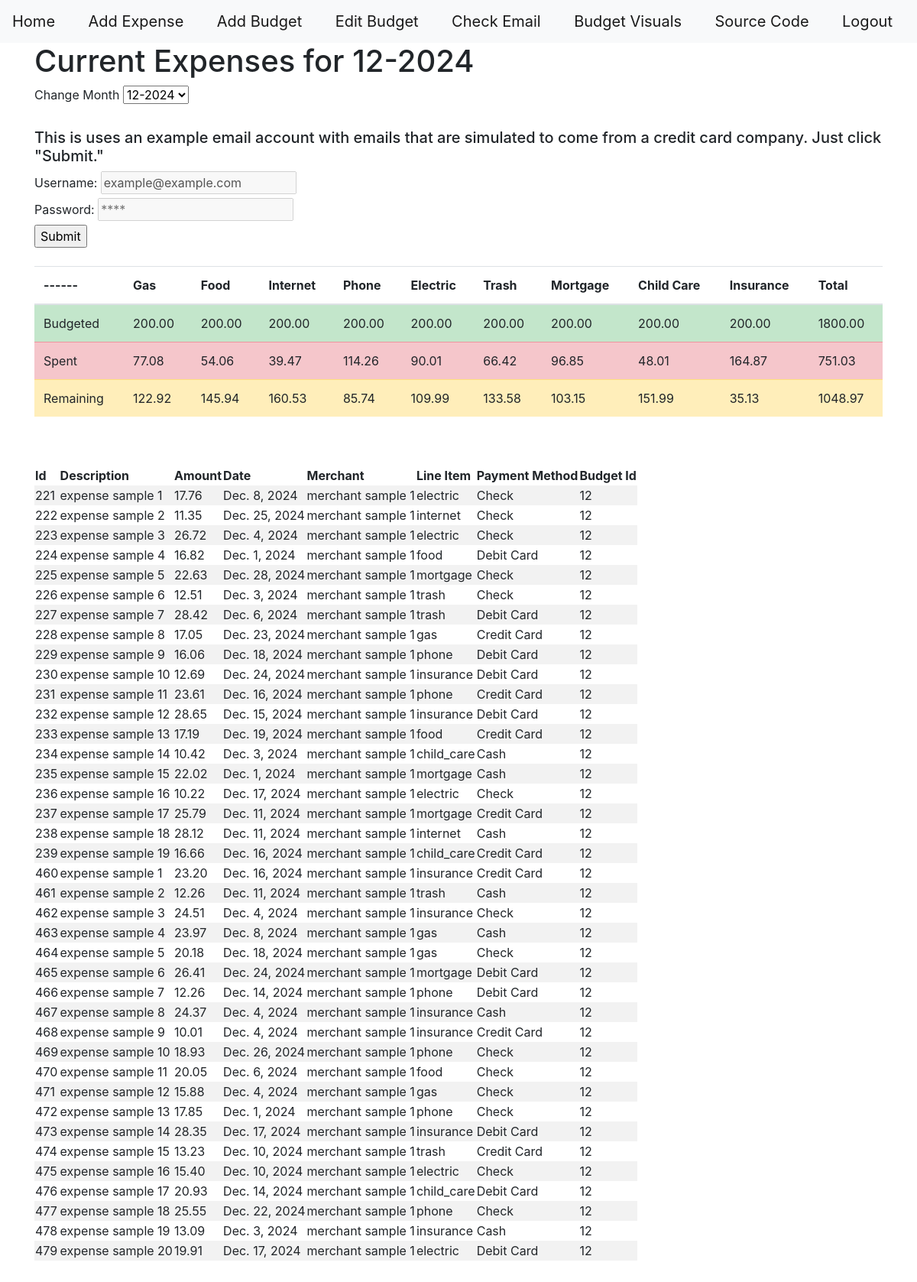
The page /budget/check_email/ on the database its author committed.
### budget/models.py (models this page shows)
class Budget(models.Model):
    budget_month = models.CharField(blank=False, max_length=7, unique=True, null=False)
    gas = models.DecimalField(blank=False, decimal_places=2, max_digits=6, null=False)
    food = models.DecimalField(blank=False, decimal_places=2, max_digits=6, null=False)
    internet = models.DecimalField(blank=False, decimal_places=2, max_digits=6, null=False)
    phone = models.DecimalField(blank=False, decimal_places=2, max_digits=6, null=False)
    electric = models.DecimalField(blank=False, decimal_places=2, max_digits=6, null=False)
    trash = models.DecimalField(blank=False, decimal_places=2, max_digits=6, null=False)
    mortgage = models.DecimalField(blank=False, decimal_places=2, max_digits=6, null=False)
    child_care = models.DecimalField(blank=False, decimal_places=2, max_digits=6, null=False)
    insurance = models.DecimalField(blank=False, decimal_places=2, max_digits=6, null=False)
    def __get_columns(self):
        return [key for key in self.__dict__.keys() if key not in ('_state', 'id', 'budget_month')]
    def table_columns(self):
        return self.__get_columns() + ['Total']
    def totals(self):
        columns = {key: self.__dict__[key] for key in self.__get_columns()}
        columns['Total'] = sum(columns.values())
        return columns
    def spent(self):
        totals = self.totals()
        expenses = Expense.objects.filter(budget_id=self.id)
        spent = {key: 0 for key in totals.keys()}
        for expense in expenses:
            if expense.line_item in spent.keys():
                spent[expense.line_item] += expense.amount
                spent['Total'] += expense.amount
        return spent
    def remaining(self):
        totals = self.totals()
        spent = self.spent()
        return {key: totals[key] - spent[key] for key in totals.keys()}

class Expense(models.Model):
    current_month = datetime.now().strftime("%-m-%Y")
    try:
        current_budget = Budget.objects.filter(budget_month=current_month).values('id')[0]['id']
        default_budget = current_budget
    except IndexError:
        default_budget = None
    class PaymentMethod(models.TextChoices):
        credit = 'credit_card', 'Credit Card'
        debit  = 'debit_card', 'Debit Card'
        cash = 'cash', 'Cash'
        check = 'check', 'Check'
    class LineItem(models.TextChoices):
        gas = 'gas', 'Gas'
        food = 'food', 'Food'
        internet = 'internet', 'Internet'
        phone = 'phone', 'Phone'
        electric = 'electric', 'Electric'
        trash = 'trash', 'Trash'
        mortgage = 'mortgage', 'Mortgage'
        child_care = 'child_care', 'Child Care'
        insurance = 'insurance', 'Insurance'
    description = models.CharField(max_length=20, blank=False, null=False)
    amount = models.DecimalField(decimal_places=2, blank=False, max_digits=6, null=False)
    date = models.DateField(blank=False, default=datetime.now().strftime("%Y-%m-%d"))
    merchant = models.CharField(max_length=20, blank=False)
    line_item = models.CharField(blank=False, choices=LineItem.choices, max_length=20,
                                 default=LineItem.food, null=False)
    payment_method = models.CharField(max_length=11, blank=False, default=PaymentMethod.credit,
                                      choices=PaymentMethod.choices, null=False)
    budget_id = models.IntegerField(blank=False, null=False, default=default_budget,
                                    choices=tuple([(budget['id'], budget['budget_month']) for budget in Budget.objects.values('id', 'budget_month')]))
    def table_columns(self):
        return [key for key in self.__dict__.keys() if key not in ('_state')]

### budget/views.py (the view, shortened to what this page needs)
# urls.py: path("check_email/", views.check_email, name="check_email"),
def check_email(request):
    context = create_context(request)
    context['invalid_login'] = ""
    if request.method == "GET":
        context['email_form'] = EmailForm()
        return render(request, 'check_email.html', context=context)

### budget/forms.py
class EmailForm(forms.Form):
    username = forms.EmailField(initial='example@example.com', disabled=True)
    password = forms.CharField(widget=forms.PasswordInput(attrs={'placeholder': "****"}), disabled=True, initial='*****')

### budget/templatetags/display.py (called while the page is built)
@register.filter
def display(string: str) -> str:
    return string.replace("_", " ").title()

### budget/templates/check_email.html (shortened to what this page needs)
{% extends 'index.html' %}
{% block extension %}
<h5>This is uses an example email account with emails that are simulated to come from a credit card company. Just click "Submit."</h5>
<form action="{% url 'check_email' %}" method="POST">
    {{ email_form }}
    <input type="submit">
</form>
{% endblock %}

### budget/templates/index.html (shortened to what this page needs)
{% load static %}
<!DOCTYPE html>
<html>
<head>
    <link rel="stylesheet" href="https://cdn.jsdelivr.net/npm/bootstrap@4.4.1/dist/css/bootstrap.min.css">
    <link rel="stylesheet" type="text/css" href='{% static "styles.css" %}'>
</head>
<body>
    <nav class="navbar navbar-light bg-light">
        <a class="navbar-brand" href="{% url 'index' %}">Home</a>
        <a class="navbar-brand" href="{% url 'add_expense' %}">Add Expense</a>
        <a class="navbar-brand" href="{% url 'add_budget' %}">Add Budget</a>
        <a class="navbar-brand" href="{% url 'edit_budget' id=budget_id %}">Edit Budget</a>
        <a class="navbar-brand" href="{% url 'check_email' %}">Check Email</a>
        <a class="navbar-brand" href="{% url 'budget_visuals' %}">Budget Visuals</a>
        <a class="navbar-brand" href="https://github.com/packardjc2024/sqlite_budget">Source Code</a>
        <a class="navbar-brand" href="{% url 'logout_page' %}">Logout</a>
    </nav>
    <div class="container">
        <h1>Current Expenses for {{ current_budget }}</h1>
    </div>
    <div class="container">
        <label for="change_month">Change Month</label>
        <select name="change_month" id='change_month'>
        {% for month in months %}
        {% if month.1 == current_budget %}
            <option value="{{ month.0 }}" selected>{{ month.1 }}</option>
        {% else %}
            <option value="{{ month.0 }}">{{ month.1 }}</option>
        {% endif %}
        {% endfor %}
        </select>
        <br>
    </div>
    <div class="container">
        <br>
        {% block extension %}
        {% endblock %}
        <br>
    </div>
    <div class="container table-responsive">
        <table class="table border-0">
            <thead>
                <tr>
                    <th>------</th>
                {% for column in budget_columns %}
                {% load display %}
                    <th class="budget-header" scope="column">{{ column|display }}</th>
                {% endfor %}
                </tr>
            </thead>
            <tbody>
                <tr class="table-success">
                    <td>Budgeted</td>
                {% for value in budget_totals.values %}
                    <td>{{ value }}</td>
                {% endfor %}
                </tr>
                <tr class="table-danger">
                    <td>Spent</td>
                    {% for value in spent.values %}
                        <td>{{ value }}</td>
                    {% endfor %}
                </tr>
                <tr class="table-warning">
                    <td>Remaining</td>
                    {% for value in remaining.values %}
                        <td class="remaining-budget">{{ value }}</td>
                    {% endfor %}
                </tr>
            </tbody>
        </table>
    </div>
        <br>
        <br>
    <div class="container table-responsive">
        <table class="table-striped border-0" id="expenses_table">
            <thead>
                <tr>
                {% for column in expense_columns %}
                {% load display %}
                    <th>{{ column|display }}</th>
                {% endfor %}
                </tr>
            </thead>
            <tbody>
                {% for expense in expenses %}
                <tr>
                {% for value in expense.values %}
                    <td>{{ value }}</td>
                {% endfor %}
                </tr>
                {% empty %}
                <tr><td>No expenses yet ...</td></tr>
                {% endfor %}
            </tbody>
        </table>
    </div>
</body>
</html>

### rows shown on the page
Budget: budget_month "12-2024", change_month "12-2024"
Expense: values "221" "expense sample 1" "17.76" "Dec. 8, 2024" "merchant sample 1" "electric" "Check" "12"
Expense: values "222" "expense sample 2" "11.35" "Dec. 25, 2024" "merchant sample 1" "internet" "Check" "12"
Expense: values "223" "expense sample 3" "26.72" "Dec. 4, 2024" "merchant sample 1" "electric" "Check" "12"
Expense: values "224" "expense sample 4" "16.82" "Dec. 1, 2024" "merchant sample 1" "food" "Debit Card" "12"
Expense: values "225" "expense sample 5" "22.63" "Dec. 28, 2024" "merchant sample 1" "mortgage" "Check" "12"
Expense: values "226" "expense sample 6" "12.51" "Dec. 3, 2024" "merchant sample 1" "trash" "Check" "12"
Expense: values "227" "expense sample 7" "28.42" "Dec. 6, 2024" "merchant sample 1" "trash" "Debit Card" "12"
Expense: values "228" "expense sample 8" "17.05" "Dec. 23, 2024" "merchant sample 1" "gas" "Credit Card" "12"
Expense: values "229" "expense sample 9" "16.06" "Dec. 18, 2024" "merchant sample 1" "phone" "Debit Card" "12"
Expense: values "230" "expense sample 10" "12.69" "Dec. 24, 2024" "merchant sample 1" "insurance" "Debit Card" "12"
Expense: values "231" "expense sample 11" "23.61" "Dec. 16, 2024" "merchant sample 1" "phone" "Credit Card" "12"
Expense: values "232" "expense sample 12" "28.65" "Dec. 15, 2024" "merchant sample 1" "insurance" "Debit Card" "12"
Expense: values "233" "expense sample 13" "17.19" "Dec. 19, 2024" "merchant sample 1" "food" "Credit Card" "12"
Expense: values "234" "expense sample 14" "10.42" "Dec. 3, 2024" "merchant sample 1" "child_care" "Cash" "12"
Expense: values "235" "expense sample 15" "22.02" "Dec. 1, 2024" "merchant sample 1" "mortgage" "Cash" "12"
Expense: values "236" "expense sample 16" "10.22" "Dec. 17, 2024" "merchant sample 1" "electric" "Check" "12"
Expense: values "237" "expense sample 17" "25.79" "Dec. 11, 2024" "merchant sample 1" "mortgage" "Credit Card" "12"
Expense: values "238" "expense sample 18" "28.12" "Dec. 11, 2024" "merchant sample 1" "internet" "Cash" "12"
Expense: values "239" "expense sample 19" "16.66" "Dec. 16, 2024" "merchant sample 1" "child_care" "Credit Card" "12"
Expense: values "460" "expense sample 1" "23.20" "Dec. 16, 2024" "merchant sample 1" "insurance" "Credit Card" "12"
Expense: values "461" "expense sample 2" "12.26" "Dec. 11, 2024" "merchant sample 1" "trash" "Cash" "12"
Expense: values "462" "expense sample 3" "24.51" "Dec. 4, 2024" "merchant sample 1" "insurance" "Check" "12"
Expense: values "463" "expense sample 4" "23.97" "Dec. 8, 2024" "merchant sample 1" "gas" "Cash" "12"
Expense: values "464" "expense sample 5" "20.18" "Dec. 18, 2024" "merchant sample 1" "gas" "Check" "12"
Expense: values "465" "expense sample 6" "26.41" "Dec. 24, 2024" "merchant sample 1" "mortgage" "Debit Card" "12"
Expense: values "466" "expense sample 7" "12.26" "Dec. 14, 2024" "merchant sample 1" "phone" "Debit Card" "12"
Expense: values "467" "expense sample 8" "24.37" "Dec. 4, 2024" "merchant sample 1" "insurance" "Cash" "12"
Expense: values "468" "expense sample 9" "10.01" "Dec. 4, 2024" "merchant sample 1" "insurance" "Credit Card" "12"
Expense: values "469" "expense sample 10" "18.93" "Dec. 26, 2024" "merchant sample 1" "phone" "Check" "12"
Expense: values "470" "expense sample 11" "20.05" "Dec. 6, 2024" "merchant sample 1" "food" "Check" "12"
Expense: values "471" "expense sample 12" "15.88" "Dec. 4, 2024" "merchant sample 1" "gas" "Check" "12"
Expense: values "472" "expense sample 13" "17.85" "Dec. 1, 2024" "merchant sample 1" "phone" "Check" "12"
Expense: values "473" "expense sample 14" "28.35" "Dec. 17, 2024" "merchant sample 1" "insurance" "Debit Card" "12"
Expense: values "474" "expense sample 15" "13.23" "Dec. 10, 2024" "merchant sample 1" "trash" "Credit Card" "12"
Expense: values "475" "expense sample 16" "15.40" "Dec. 10, 2024" "merchant sample 1" "electric" "Check" "12"
Expense: values "476" "expense sample 17" "20.93" "Dec. 14, 2024" "merchant sample 1" "child_care" "Debit Card" "12"
Expense: values "477" "expense sample 18" "25.55" "Dec. 22, 2024" "merchant sample 1" "phone" "Check" "12"
Expense: values "478" "expense sample 19" "13.09" "Dec. 3, 2024" "merchant sample 1" "insurance" "Cash" "12"
Expense: values "479" "expense sample 20" "19.91" "Dec. 17, 2024" "merchant sample 1" "electric" "Debit Card" "12"

### other values the page prints
{{ column|display }} "Gas" "Food" "Internet" "Phone" "Electric" "Trash" "Mortgage" "Child Care" "Insurance" "Total"
{{ value }} "200.00" "200.00" "200.00" "200.00" "200.00" "200.00" "200.00" "200.00" "200.00" "1800.00"
{{ value }} "77.08" "54.06" "39.47" "114.26" "90.01" "66.42" "96.85" "48.01" "164.87" "751.03"
{{ value }} "122.92" "145.94" "160.53" "85.74" "109.99" "133.58" "103.15" "151.99" "35.13" "1048.97"
{{ column|display }} "Id" "Description" "Amount" "Date" "Merchant" "Line Item" "Payment Method" "Budget Id"
